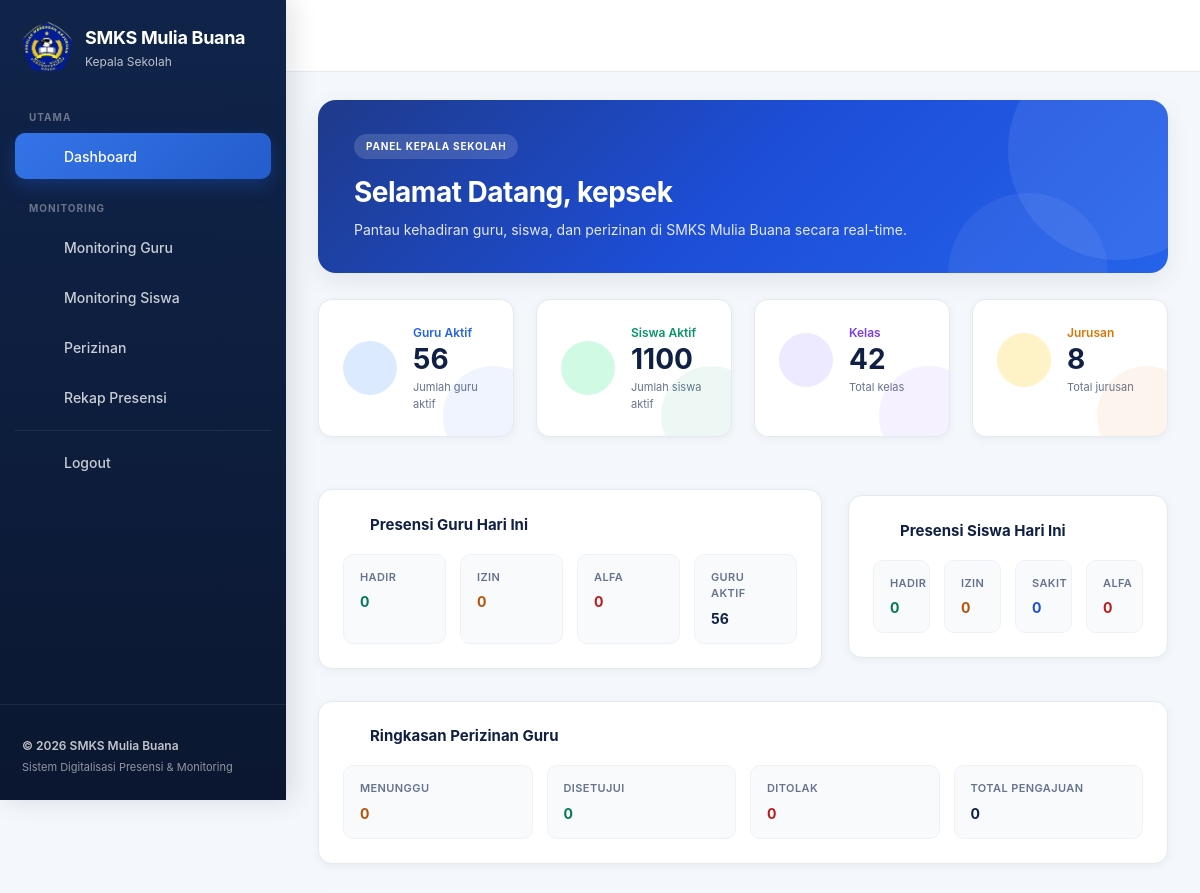
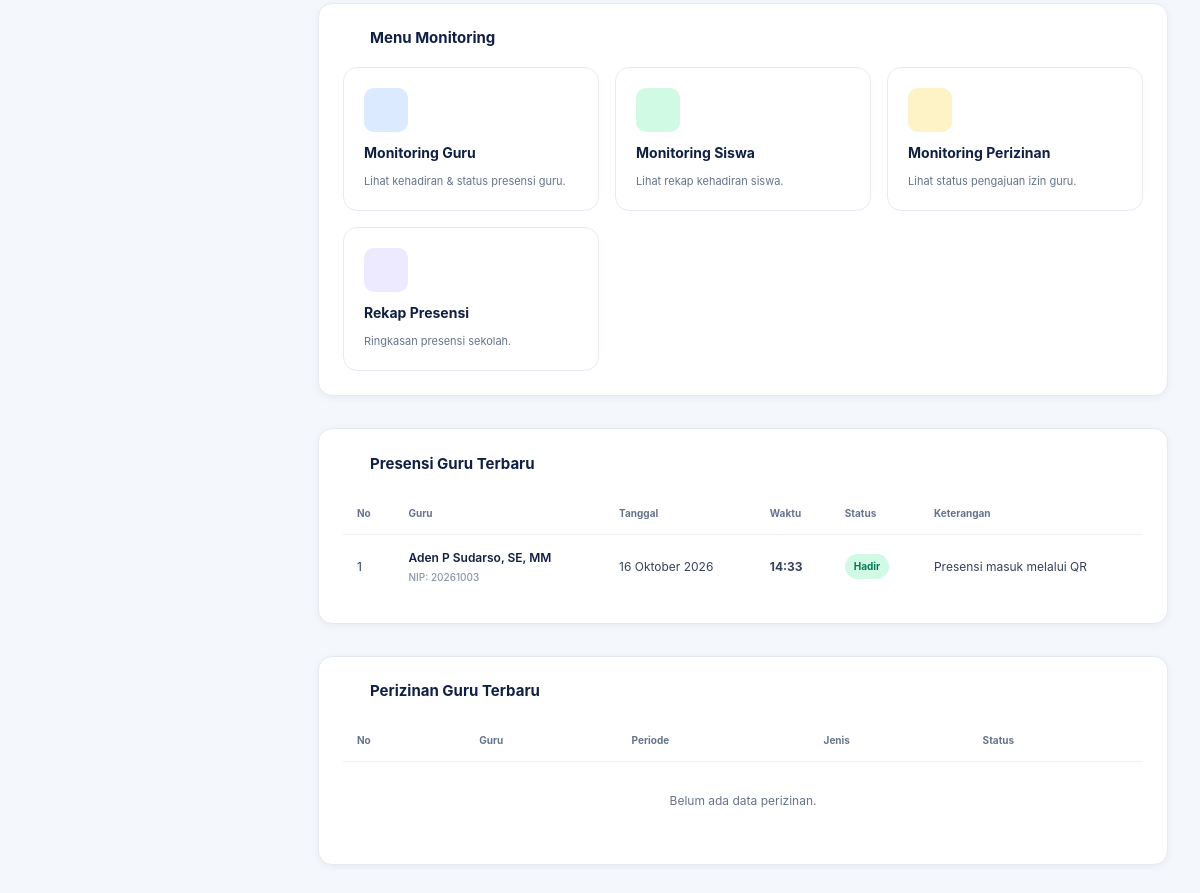
The app's page /kepsek/dashboard.php (signed in) with its own data (2 pictures, top to bottom).
### tables this page shows
CREATE TABLE `presensi_guru` (
  `id` int(10) unsigned NOT NULL AUTO_INCREMENT,
  `guru_id` int(10) unsigned NOT NULL,
  `tanggal` date NOT NULL,
  `waktu_masuk` datetime DEFAULT NULL,
  `waktu_pulang` time DEFAULT NULL,
  `status` enum('Hadir','Izin','Alfa') NOT NULL,
  `keterangan` varchar(255) DEFAULT NULL,
  `created_at` timestamp NOT NULL DEFAULT current_timestamp(),
  `updated_at` timestamp NOT NULL DEFAULT current_timestamp() ON UPDATE current_timestamp(),
  PRIMARY KEY (`id`),
  UNIQUE KEY `unique_presensi_guru_harian` (`guru_id`,`tanggal`),
  CONSTRAINT `fk_presensi_guru` FOREIGN KEY (`guru_id`) REFERENCES `guru` (`id`) ON UPDATE CASCADE
);

CREATE TABLE `guru` (
  `id` int(10) unsigned NOT NULL AUTO_INCREMENT,
  `user_id` int(10) unsigned NOT NULL,
  `nip` varchar(30) NOT NULL,
  `nama_lengkap` varchar(100) NOT NULL,
  `mapel_utama_id` int(10) unsigned DEFAULT NULL,
  `status` enum('aktif','nonaktif') NOT NULL DEFAULT 'aktif',
  `created_at` timestamp NOT NULL DEFAULT current_timestamp(),
  `updated_at` timestamp NOT NULL DEFAULT current_timestamp() ON UPDATE current_timestamp(),
  PRIMARY KEY (`id`),
  UNIQUE KEY `user_id` (`user_id`),
  UNIQUE KEY `nip` (`nip`),
  KEY `fk_guru_mapel` (`mapel_utama_id`),
  CONSTRAINT `fk_guru_mapel` FOREIGN KEY (`mapel_utama_id`) REFERENCES `mapel` (`id`) ON DELETE SET NULL ON UPDATE CASCADE,
  CONSTRAINT `fk_guru_user` FOREIGN KEY (`user_id`) REFERENCES `users` (`id`) ON UPDATE CASCADE
);

### kepsek/dashboard.php (the view, shortened to what the rows shown need)
<?php
require_once '../config/database.php';
require_once '../config/session.php';
require_once '../config/helpers.php';
$stmt = $pdo->query("
    SELECT
        pg.tanggal,
        pg.waktu_masuk,
        pg.waktu_pulang,
        pg.status,
        pg.keterangan,
        g.nama_lengkap,
        g.nip
    FROM presensi_guru pg
    INNER JOIN guru g ON g.id = pg.guru_id
    ORDER BY pg.id DESC
    LIMIT 8
");
$presensiTerbaru = $stmt->fetchAll();
$badgePresensiMap = [
    'Hadir' => 'success',
    'Izin'  => 'warning',
    'Alfa'  => 'danger',
];
?>
<!DOCTYPE html>
<html lang="id">
<head>
    <link rel="stylesheet" href="../assets/css/style.css">
</head>
<body>
<div class="app-shell">
    <?php include __DIR__ . '/partials/sidebar.php'; ?>
    <div class="app-main">
        <main class="dashboard-content">
            <div class="dashboard-container">
                <section class="welcome-hero">
                    <div class="welcome-hero-content">
                        <h1 class="welcome-hero-title">
                            Selamat Datang,
                            <?= e(currentUserName()) ?>
                        </h1>
                    </div>
                </section>
                <section class="dashboard-grid">
                    <div class="dashboard-card">
                        <div class="dashboard-card-header">
                            <h2 class="dashboard-card-title">
                                <span class="dashboard-card-title-icon"><?= appIcon("guru", "", 18) ?></span>
                                Presensi Guru Hari Ini
                            </h2>
                        </div>
                    </div>
                    <div class="dashboard-card">
                        <div class="dashboard-card-header">
                            <h2 class="dashboard-card-title">
                                <span class="dashboard-card-title-icon"><?= appIcon("siswa", "", 18) ?></span>
                                Presensi Siswa Hari Ini
                            </h2>
                        </div>
                    </div>
                </section>
                <div class="dashboard-card">
                    <div class="dashboard-card-header">
                        <h2 class="dashboard-card-title">
                            <span class="dashboard-card-title-icon">
                                <?= appIcon("perizinan", "", 18) ?>
                            </span>
                            Ringkasan Perizinan Guru
                        </h2>
                    </div>
                </div>
                <div class="dashboard-card">
                    <div class="dashboard-card-header">
                        <h2 class="dashboard-card-title">
                            <span class="dashboard-card-title-icon">
                                <?= appIcon("zap", "", 18) ?>
                            </span>
                            Menu Monitoring
                        </h2>
                    </div>
                </div>
                <div class="dashboard-card">
                    <div class="dashboard-card-header">
                        <h2 class="dashboard-card-title">
                            <span class="dashboard-card-title-icon">
                                <?= appIcon("rekap", "", 18) ?>
                            </span>
                            Presensi Guru Terbaru
                        </h2>
                    </div>
                    <div class="dashboard-card-body">
                        <div class="schedule-table-wrap">
                            <table class="schedule-table">
                                <thead>
                                    <tr>
                                        <th>No</th>
                                        <th>Guru</th>
                                        <th>Tanggal</th>
                                        <th>Waktu</th>
                                        <th>Status</th>
                                        <th>Keterangan</th>
                                    </tr>
                                </thead>
                                <tbody>
                                <?php if (!$presensiTerbaru): ?>
                                    <tr>
                                        <td colspan="6" style="text-align:center; padding: 30px; color: var(--text-500);">
                                            Belum ada data presensi guru.
                                        </td>
                                    </tr>
                                <?php else: ?>
                                    <?php foreach ($presensiTerbaru as $index => $data): ?>
                                        <?php
                                        $statusClass =
                                            $badgePresensiMap[$data['status']]
                                            ?? 'secondary';
                                        ?>
                                        <tr>
                                            <td>
                                                <?= $index + 1 ?>
                                            </td>
                                            <td>
                                                <span class="schedule-subject">
                                                    <?= e($data['nama_lengkap']) ?>
                                                </span>
                                                <div class="schedule-code">
                                                    NIP: <?= e($data['nip'] ?: '-') ?>
                                                </div>
                                            </td>
                                            <td>
                                                <?= e(formatTanggal($data['tanggal'])) ?>
                                            </td>
                                            <td class="schedule-time">
                                                <?= e(formatJam($data['waktu_masuk'])) ?>
                                            </td>
                                            <td>
                                                <span class="status-badge <?= e($statusClass) ?>">
                                                    <?= e($data['status']) ?>
                                                </span>
                                            </td>
                                            <td>
                                                <?= e($data['keterangan'] ?: '-') ?>
                                            </td>
                                        </tr>
                                    <?php endforeach; ?>
                                <?php endif; ?>
                                </tbody>
                            </table>
                        </div>
                    </div>
                </div>
                <div class="dashboard-card">
                    <div class="dashboard-card-header">
                        <h2 class="dashboard-card-title">
                            <span class="dashboard-card-title-icon">
                                <?= appIcon("clock", "", 18) ?>
                            </span>
                            Perizinan Guru Terbaru
                        </h2>
                    </div>
                    <div class="dashboard-card-body">
                        <div class="schedule-table-wrap">
                            <table class="schedule-table">
                                <thead>
                                    <tr>
                                        <th>No</th>
                                        <th>Guru</th>
                                        <th>Periode</th>
                                        <th>Jenis</th>
                                        <th>Status</th>
                                    </tr>
                                </thead>
                            </table>
                        </div>
                    </div>
                </div>
            </div>
        </main>
    </div>
</div>
</body>
</html>

### records on screen
presensi_guru: guru.nama_lengkap "Aden P Sudarso, SE, MM", guru.nip "20261003", tanggal "16 Oktober 2026", waktu_masuk "14:33", status "Hadir", keterangan "Presensi masuk melalui QR"

### other values on screen
$grup "UTAMA"
$menu['label'] "Dashboard"
$grup "MONITORING"
$menu['label'] "Monitoring Guru"
$menu['label'] "Monitoring Siswa"
$menu['label'] "Perizinan"
$menu['label'] "Rekap Presensi"
currentUserName() "kepsek"
$totalGuru "56"
$totalSiswa "1100"
$totalKelas "42"
$totalJurusan "8"
$guruHadir "0"
$guruIzin "0"
$guruAlfa "0"
